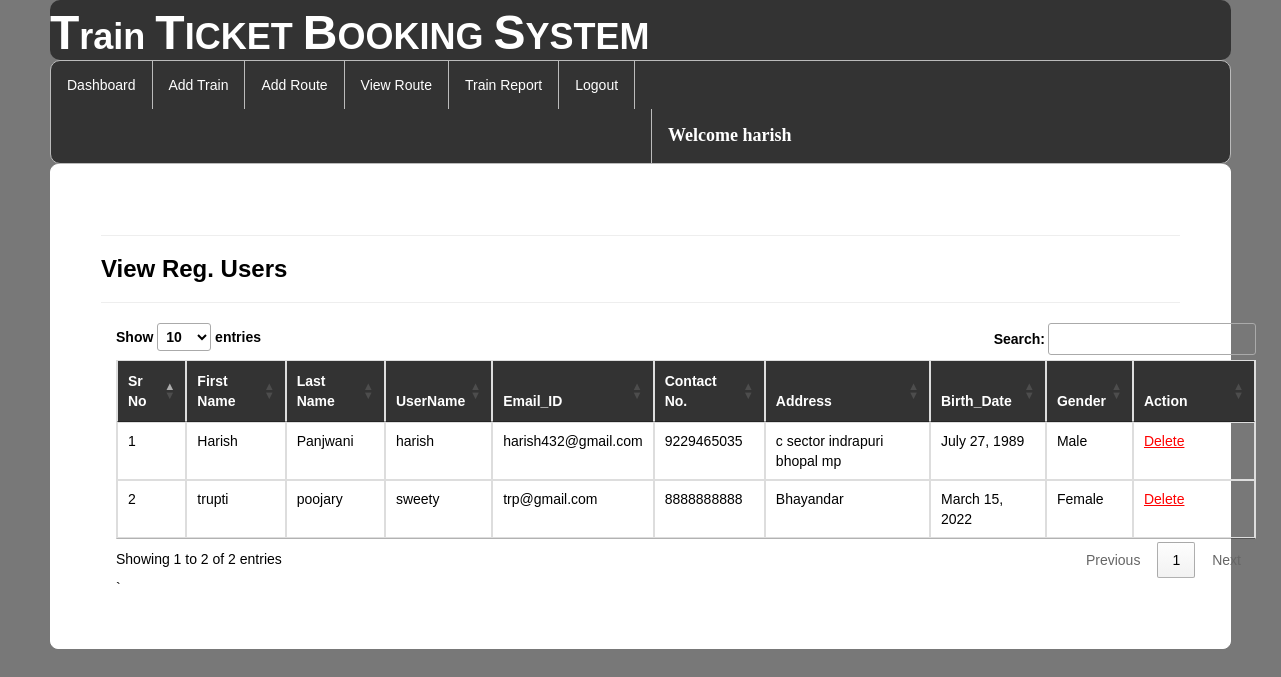
The app's page /view_regusers/ (signed in) with its own data.
### railway/models.py (models this page shows, shortened)
class Register(models.Model):
    user = models.ForeignKey(User,on_delete=models.CASCADE,null=True)
    mobile = models.CharField(max_length=10,null=True)
    add = models.CharField(max_length=100,null=True)
    dob = models.DateField(null=True)
    gender = models.CharField(max_length=10,null=True)

### railway/views.py (the view)
# urls.py: path('view_regusers/', view_regusers, name="view_regusers"),
def view_regusers(request):
    if not request.user.is_authenticated:
        return redirect('login')
    data=Register.objects.filter(user__is_staff=False)
    d={"data":data}
    return render(request,"view_regusers.html",d)

### railway/templates/view_regusers.html (shortened to what this page needs)
{% extends 'navigation3.html' %}
{% load static %}
{% block b %}
<div style="color:Black;border:1px solid white;border-radius:8px;background-color:white;padding:50px">
<hr><h3><strong>View Reg. Users</strong></h3><hr>
    <div class="container">
<table class="noteCard table table-bordered" id="myTable">
  <thead style="color:white;background-color:#333">
  <tr>
    <th>Sr No</th>
    <th>First Name</th>
      <th>Last Name</th>
      <th>UserName</th>
    <th>Email_ID</th>
    <th>Contact No.</th>
       <th>Address</th>
    <th>Birth_Date</th>
    <th>Gender</th>
    <th>Action</th>
  </tr>
  </thead>
   <tbody>
    {% for i in data %}
  <tr>
    <td>{{forloop.counter}}</td>
    <td>{{i.user.first_name}}</td>
    <td>{{i.user.last_name}}</td>
    <td>{{i.user.username}}</td>
      <td>{{i.user.email}}</td>
      <td>{{i.mobile}}</td>
      <td>{{i.add}}</td>
      <td>{{i.dob}}</td>
      <td>{{i.gender}}</td>
    <td style="width:100px">
   <a href="{% url 'delete_user' i.user.id %}" onclick="return confirm('Do you really want to Delete ?');" style="color:red"><u>Delete</u></a></td>
  </tr>
    {% endfor %}
    </tbody>
</table>`
 </div>
</div>
{% endblock %}

### railway/templates/navigation3.html (shortened to what this page needs)
{% extends 'head.html' %}
{% load static %}
{% block body %}
<link rel = stylesheet href = "//cdn.datatables.net/1.10.19/css/jquery.dataTables.min.css">
<ul class="id2">
  <li id="id1"><a href="{% url 'admindashboard' %}">Dashboard</a></li>
  <li id="id1"><a href="{% url 'add_train' %}">Add Train</a></li>
  <li id="id1"><a href="{% url 'add_route' %}">Add Route</a></li>
  <li id="id1"><a href="{% url 'availableroute' %}">View Route</a></li>
  <li id="id1"><a href="{% url 'view_train'%}">Train Report</a></li>
  <li id="id1"><a href="{% url 'log_out' %}">Logout</a></li>
      <li id="id2" style="margin-left:600px"><a href="" style="color:white"><strong style="font-size:18px;font-family:cursive">Welcome {{request.user.username}}</strong></a></li>
</ul>
{% block b %}
{% endblock %}
{% endblock %}

### railway/templates/navigation3.html (style rules this page uses)
.id2 { list-style-type: none; margin: 0; padding: 0; overflow: hidden; background-color: #333; border-radius:10px; border:1px solid #bbb; }
#id1 { float: left; border-right:1px solid #bbb; }
#id2 { float: left; border-left:1px solid #bbb; }
li:last-child { border-right: none; }
li a { display: block; color: white; text-align: center; padding: 14px 16px; text-decoration: none; }
body { font-family: Arial, Helvetica, sans-serif; }

### records on screen
Register: user.first_name "Harish", user.last_name "Panjwani", user.username "harish", user.email "harish432@gmail.com", mobile "9229465035", add "c sector indrapuri bhopal mp", dob "July 27, 1989", gender "Male"
Register: user.first_name "trupti", user.last_name "poojary", user.username "sweety", user.email "trp@gmail.com", mobile "8888888888", add "Bhayandar", dob "March 15, 2022", gender "Female"

### other values on screen
{{ request.user.username }} "harish"
